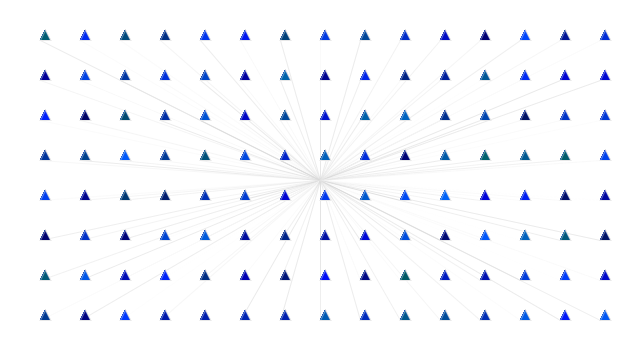
Frame 1 (no input)
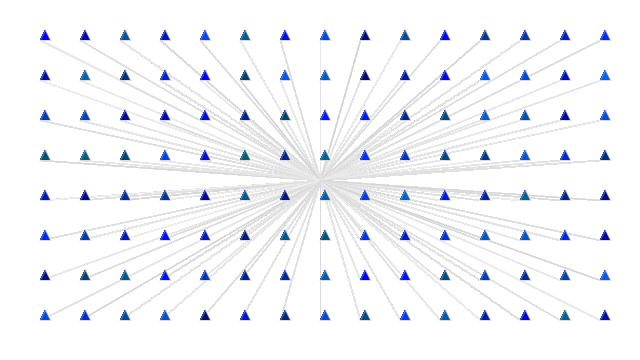
Frame 60 (the mouse pressed at the canvas centre just before this capture)
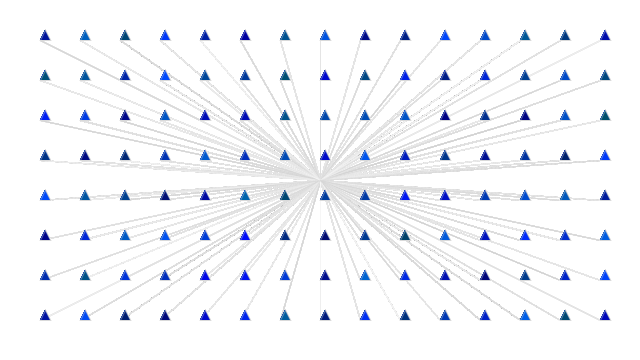
Frame 120 (the mouse held since frame 60 and released just before this capture)

The Processing sketch that drew these frames (run headless with seeded random() and noise(); from frame 60 on, the mouse is pressed at the canvas centre):

// Processing sketch: processing_187298
// ── processing_187298.pde

void setup() {
  size(640, 360); 
  background(255); 
  noStroke(); 
  frameRate(24);
}

void draw () {
  int gridSize = 40;
  changingTriangle();
  for (int x = gridSize; x <= width - gridSize; x += gridSize) {
    for (int y = gridSize; y <= height - gridSize; y += gridSize) {
      changingTriangle();
      stroke(random(200,255),100);
      line(x, y, width/2, height/2);
    }
  }
}

void changingTriangle () {
 int gridSize = 40;
 for (int x = gridSize; x <= width - gridSize; x += gridSize) {
    for (int y = gridSize; y <= height - gridSize; y += gridSize) {
      fill (random (0-100), random (0,100), random (100,255));
      triangle (x, y, x+5, y-10, x+10, y);
}
}
}
